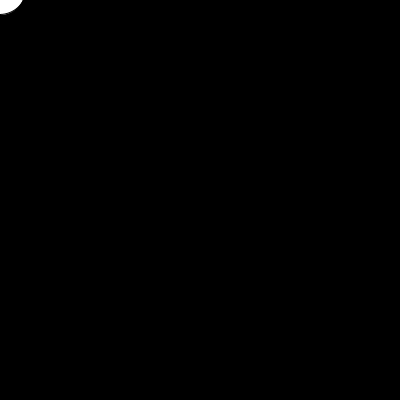
Frame 1 (no input)
Frame 60 (the mouse pressed at the canvas centre just before this capture): identical to frame 1, image omitted
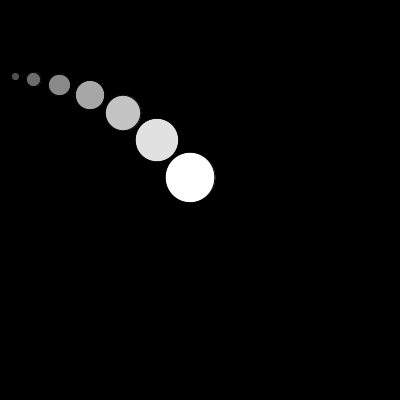
Frame 120 (the mouse held since frame 60 and released just before this capture)

The Processing sketch that drew these frames (run headless with seeded random() and noise(); from frame 60 on, the mouse is pressed at the canvas centre):

// Processing sketch: processing_87921
// ── processing_87921.pde

float oscCounter = 0;
float x;
float y;
float rads;
 
void setup() {
   
  size(400,400);
  smooth();
  frameRate(30);
  
}
 
 
void draw() {
   
  background(0);
  
  
  float xTarget = mouseX;
  float yTarget = mouseY;
  
  float radsTarget = atan2(mouseY-y,mouseX-x);
  float distanceTarget = dist(mouseX,mouseY,x,y);
  
   float speed;
  
  if ( distanceTarget > 25 ) {
    rads = radsTarget;
    speed = constrain(distanceTarget,0,10);
  } else {
    speed = 0; 
  }
  

  
  x = cos( rads) * speed + x;
  y = sin( rads) * speed + y;

  
  //oscCounter = oscCounter + 0.1;
  oscCounter = oscCounter + map(speed,0,10,0,0.5) ;
  
  translate(x,y);
  rotate(rads+PI);
  
  float yOffset = cos( oscCounter  ) * 20;
  translate(0, -yOffset);
  
  float xSegment = 0;
  
 int max = 8;
  for ( int i = 0; i < max; i++ ) {
     
    float oscOffset = i * 0.5;
    float oscRadius = 30;
    float ySegment = cos( oscCounter - oscOffset ) * oscRadius;
    
    float taille = map(i,0,max-1,50,1);
    fill(map(i,0,max-1,255,50));
    ellipse(xSegment,ySegment,taille,taille);
    xSegment = xSegment + taille;
  }
 
 if ( x < -220 ) x = width + 50;
 
  
}
